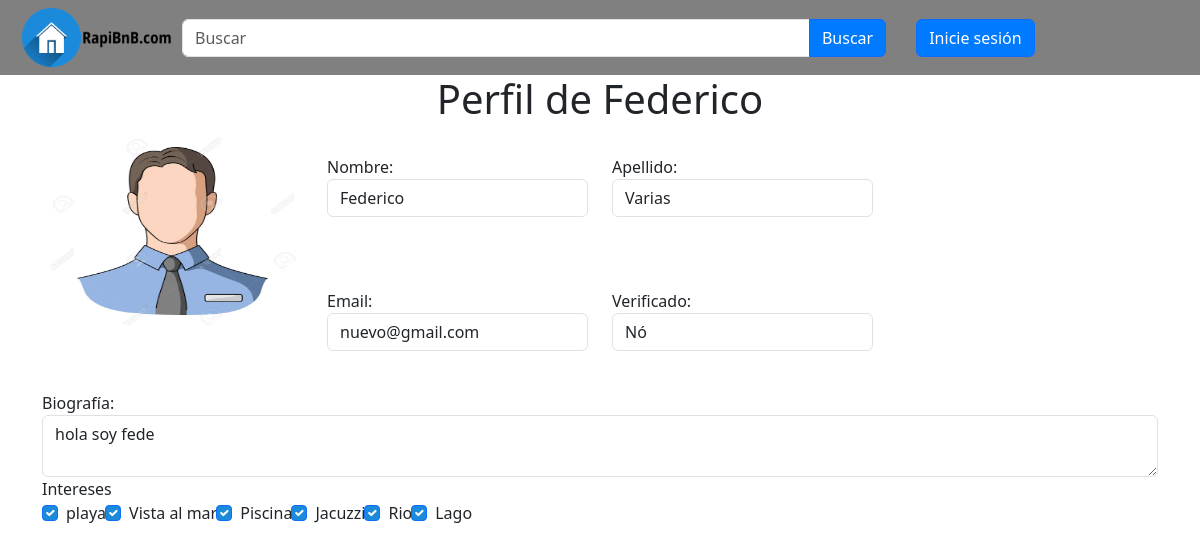
/perfil.php?id=31, run on the app's committed database.
### tables this page shows
CREATE TABLE `usuarios` (
  `id` int(11) NOT NULL,
  `nombre` varchar(50) NOT NULL,
  `apellido` varchar(50) NOT NULL,
  `correo` varchar(60) NOT NULL,
  `contraseña` varchar(255) NOT NULL,
  `verificado` tinyint(1) NOT NULL DEFAULT 0,
  `bio` text DEFAULT NULL,
  `vencimiento_verificado` date DEFAULT NULL
);

CREATE TABLE `imagenes_perfil` (
  `id` int(11) NOT NULL,
  `usuario_id` int(11) NOT NULL,
  `foto` varchar(255) NOT NULL
);

CREATE TABLE `etiquetas` (
  `id` int(11) NOT NULL,
  `nombre` varchar(50) NOT NULL
);

### perfil.php (the view, shortened to what this page needs)
<!doctype html>
<html lang="es">
  <head>
    <link href="https://cdn.jsdelivr.net/npm/bootstrap@5.3.2/dist/css/bootstrap.min.css" rel="stylesheet">
    <link rel="stylesheet" type="text/css" href="estilos.css">
  </head>
  <body>
  <nav class="navbar navbar-inverse navbar-expand-sm" style="background-color:gray;">
  <div class="container-fluid">
    <a href="index.php"><img src="logo.png" alt="Logo de mi sitio web" style="float: left; margin: 0 10px 0 10px;"
    width="150px" hiegh="150px"></a>
    <div class="collapse navbar-collapse" id="navbarCollapse">
      <form action="index.php" method="post" class="d-flex" style="width:70%;">
        <div class="input-group">
          <input class="form-control" type="text" name="busqueda" placeholder="Buscar">
          <button type="submit" class="btn btn-primary">Buscar</button>
        </div>
      </form>
      <div class="navbar-nav ml-auto">
      <?php
	  if (isset($_SESSION["usuario"])) {
		echo "<div class='btn-group' >
		<button class='btn btn-primary dropdown-toggle' type='button' data-bs-toggle='dropdown'>
		  <span class='caret'></span><svg xmlns='http://www.w3.org/2000/svg' width='16' height='16' fill='currentColor' class='bi bi-person-circle' viewBox='0 0 16 16'>
		<path d='M11 6a3 3 0 1 1-6 0 3 3 0 0 1 6 0z'/>
		<path fill-rule='evenodd' d='M0 8a8 8 0 1 1 16 0A8 8 0 0 1 0 8zm8-7a7 7 0 0 0-5.468 11.37C3.242 11.226 4.805 10 8 10s4.757 1.225 5.468 2.37A7 7 0 0 0 8 1z'/>
		</svg>
		<span><strong>" . $_SESSION['usuario']['nombre'] . "</strong></span>
		</button>
		<ul class='dropdown-menu' role='menu'>
		  <li><a href='perfil.php?id=" . $_SESSION['usuario']['id'] . "'>Perfil</a></li>
		  <li><a href='ofertaAlq.php'>Publicar alquiler</a></li>
		  <li><a href='comprobarPedidos.php'>Ver pedidos de alquileres</a></li>
		  <li><a href='logout.php'>Cerrar sesión</a></li>
		</ul></div>";
		echo "<button type='button' class='btn btn-primary d-none'>Inicie sesión</button>";
	  } else {
		echo "<div class='btn-group' style='margin: 5px 0 5px 30px;'>";
		echo "<button type='button' id='iniB' class='btn btn-primary' onclick='iniciarSesion()'>Inicie sesión</button>";
		echo "</div>";
	  }
	?>
    </div>
  </div>
  </nav>
<?php
if (isset($_GET['id'])) {
    $idUsuario = $_GET['id'];
} else {
    die("ID de usuario no válido.");
}
if ($_SESSION['usuario']['id'] == $idUsuario) {
    $conexion = mysqli_connect("localhost", "root", "", "trabajo integrador");
    $sql = "SELECT foto FROM imagenes_perfil WHERE usuario_id = " . $idUsuario;
    $result = $conexion->query($sql);
    if ($result->num_rows > 0) {
        $perfil = $result->fetch_assoc();
    }
    $sql = "SELECT * FROM usuarios WHERE id = " . $idUsuario;
    $result = $conexion->query($sql);
    if ($result->num_rows > 0) {
        $user = $result->fetch_assoc();
        $conexion->close();
    }
    echo '<div class="container">';
    echo '<h1 class="text-center">Perfil de ' . $user['nombre'] . '</h1>';
    echo '<form action="modificarPerfilLogica.php" method="POST" enctype="multipart/form-data">';
    echo '<div class="row">';
    echo '<div class="col-md-3 offset-md-0">';
    echo '<div class="text-center">';
    echo '<span class="caret"></span>';
    if (isset($perfil['foto'])) {
        echo '<img src="' . $perfil['foto'] . '" style="width:100%; height:200px; border-radius: 50%;">';
    }
	echo '<br><br>';
    echo '<div>';
    echo '<label for="foto">Cambiar foto de perfil:</label>';
    echo '<input type="file" class="form-control" id="foto" name="foto">';
    echo '</div>';
    echo '</div>';
    echo '</div>';
    echo '<div class="col-md-3">';
	echo '<div>';
	echo '<br>';
	echo '<label>Nombre:</label>';
	echo '<input type="text" name="nombre" class="form-control" value="' . $user['nombre'] . '" pattern="[A-Za-z]{3,}">';
	echo '</div>';
	echo '<br><br><br>';
	echo '<div>';
	echo '<label>Email:</label>';
	echo '<input type="email" name="correo" class="form-control" value="' . $user['correo'] . '">';
	echo '</div>';
	echo '</div>';
	echo '<div class="col-md-3">';
	echo '<br>';
	echo '<div>';
	echo '<label>Apellido:</label>';
	echo '<input type="text" name="apellido" class="form-control" value="' . $user['apellido'] . '" pattern="[A-Za-z]{3,}">';
	echo '</div>';
	echo '<br><br><br>';
	echo '<div>';
	echo '<label>Verificado:</label>';
	if($user['verificado']==1){
	echo '<p class="form-control">Sí</p>';
	}
	else{echo '<p class="form-control">Nó</p>';}
	echo '</div>';
	echo '</div>';
	if (!$user['verificado']) {
	echo '<div class="col-md-2" style="background-color: rgb(240, 240, 240); border: 1px solid #000; border-radius: 10px;">';
	echo '<br>';
	echo '<h5>Aun no está verificado?</h5><br>';
	echo '<h6>¡Qué espera! Verifique ahora dándole click al siguiente botón!</h6><br>';
	echo '<a href="papersPlease.php" class="btn btn-primary">Verificar!</a>';
	echo '</div>';
	}
	echo '<div class="col-md-12">';
	echo '<br>';
	echo '<div>';
	echo '<label>Biografía:</label>';
	echo '<textarea class="form-control" name="bio" style="height:auto;">' . $user['bio'] . '</textarea>';
	echo '</div>';
	echo '</div>';
	echo '</div>';
	$conexion = mysqli_connect("localhost", "root", "", "trabajo integrador");
$sql = "SELECT id_etiquetas FROM usuarios_x_etiquetas WHERE usuario_id = " . $user['id'];
$result = $conexion->query($sql);
$etiquetasAsociadas = array();
if ($result->num_rows > 0) {
    while ($row = $result->fetch_assoc()) {
        $etiquetasAsociadas[] = $row['id_etiquetas'];
    }
}
$conexion->close();
echo '<div class="row">';
echo '<div class="col-md-12">';
echo '<div class="form-group">';
echo '<label for="etiquetas">Intereses</label>';
echo '<div class="input-group flexbox-container">';
$conexion = mysqli_connect("localhost", "root", "", "trabajo integrador");
$query = "SELECT * FROM etiquetas";
$result = mysqli_query($conexion, $query);
while ($row = mysqli_fetch_assoc($result)) {
    $idEtiqueta = $row['id'];
    $nombreEtiqueta = $row['nombre'];
    $checked = in_array($idEtiqueta, $etiquetasAsociadas) ? 'checked' : '';
    echo '<div class="form-check">';
    echo '<input class="form-check-input" type="checkbox" name="etiquetas[]" id="etiquetas' . $idEtiqueta . '" value="' . $idEtiqueta . '" ' . $checked . ' style="background-color:#1c8adb" readonly>';
    echo '<label class="form-check-label" for="etiquetas' . $idEtiqueta . '">' . $nombreEtiqueta . '</label>';
    echo '</div>';
}
mysqli_close($conexion);
	echo '</div>';
	echo '<button class="btn btn-primary" type="submit" style="display: block; margin: 0 auto;">Modificar</button>';
	echo '</div>';
	echo '</div>';
	echo '</div>';
	echo '</form>';
	echo '</div>';
}
else{
    $conexion = mysqli_connect("localhost", "root", "", "trabajo integrador");
    $sql = "SELECT foto FROM imagenes_perfil WHERE usuario_id = " . $idUsuario;
    $result = $conexion->query($sql);
    if ($result->num_rows > 0) {
        $perfil = $result->fetch_assoc();
    }
    $sql = "SELECT * FROM usuarios WHERE id = " . $idUsuario;
    $result = $conexion->query($sql);
    if ($result->num_rows > 0) {
        $user = $result->fetch_assoc();
    }
    echo '<div class="container">';
    echo '<h1 class="text-center">Perfil de ' . $user['nombre'] . '</h1>';
    echo '<form action="modificarPerfil.php" method="POST" enctype="multipart/form-data">';
    echo '<div class="row">';
    echo '<div class="col-md-3 offset-md-0">';
    echo '<div class="text-center">';
    if (isset($perfil['foto'])) {
        echo '<img src="' . $perfil['foto'] . '" style="width:100%; height:200px; border-radius: 50%;">';
    }
    echo '<br><br>';
    echo '</div>';
    echo '</div>';
    echo '<div class="col-md-3">';
	echo '<div>';
	echo '<br>';
	echo '<label>Nombre:</label>';
	echo '<input type="text" class="form-control" value="' . $user['nombre'] . '"readonly>';
	echo '</div>';
	echo '<br><br><br>';
	echo '<div>';
	echo '<label>Email:</label>';
	echo '<input type="email" class="form-control" value="' . $user['correo'] . '"readonly>';
	echo '</div>';
	echo '</div>';
	echo '<div class="col-md-3">';
	echo '<br>';
	echo '<div>';
	echo '<label>Apellido:</label>';
	echo '<input type="text" class="form-control" value="' . $user['apellido'] . '"readonly>';
	echo '</div>';
	echo '<br><br><br>';
	echo '<div>';
	echo '<label>Verificado:</label>';
	if($user['verificado']==1){
	echo '<p class="form-control">Sí</p>';
	}
	else{echo '<p class="form-control">Nó</p>';}
	echo '</div>';
	echo '</div>';
	echo '<div class="col-md-12">';
	echo '<br>';
	echo '<div>';
	echo '<label>Biografía:</label>';
	echo '<textarea class="form-control" name="bio" style="height:auto;"readonly>' . $user['bio'] . '</textarea>';
	echo '</div>';
	echo '</div>';
	echo '</div>';
	$conexion = mysqli_connect("localhost", "root", "", "trabajo integrador");
$sql = "SELECT e.id, e.nombre
        FROM etiquetas e
        JOIN usuarios_x_etiquetas ue ON e.id = ue.id_etiquetas
        WHERE ue.usuario_id = " . $user['id'];
$result = $conexion->query($sql);
$etiquetasAsociadas = array();
if ($result->num_rows > 0) {
    while ($row = $result->fetch_assoc()) {
        $etiquetasAsociadas[] = $row;
    }
}
echo '<div class="row">';
echo '<div class="col-md-12">';
echo '<div class="form-group">';
echo '<label for="etiquetas">Intereses</label>';
echo '<div class="input-group flexbox-container">';
foreach ($etiquetasAsociadas as $etiqueta) {
    $idEtiqueta = $etiqueta['id'];
    $nombreEtiqueta = $etiqueta['nombre'];
    echo '<div class="form-check">';
    echo '<input class="form-check-input" type="checkbox" name="etiquetas[]" id="etiquetas' . $idEtiqueta . '" value="' . $idEtiqueta . '" checked style="background-color:#1c8adb" readonly>';
    echo '<label class="form-check-label" for="etiquetas' . $idEtiqueta . '">' . $nombreEtiqueta . '</label>';
    echo '</div>';
}
	echo '</div>';
	echo '</div>';
	echo '</div>';
	echo '</div>';
	echo '</form>';
	echo '</div>';
}
?>
  </body>
</html>

### estilos.css (style rules this page uses)
.btn-primary { background-color: #007bff; color: white; }

### data on the page
usuarios: nombre "Federico", correo "nuevo@gmail.com", apellido "Varias", bio "hola soy fede"
imagenes_perfil: foto (picture)
etiquetas: nombre "playa"
etiquetas: nombre "Vista al mar"
etiquetas: nombre "Piscina"
etiquetas: nombre "Jacuzzi"
etiquetas: nombre "Rio"
etiquetas: nombre "Lago"
